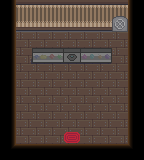

A level layout from a 2D game, rendered from its tile map. Below: a short description, then the map file with its tile-grid data intact:
An orthogonal 9x10 tile map with 16x16 px tiles, 5 tile layers (Tile Layer 1, Higher, ZSHADOWDOWN, Highest, ...), 6 tilesets and 11 objects (PLAYER_START, PLAYER_START_WEAPONS_ROOM, EXIT, WEAPONS_ROOM, Jaxon, ...).

<map version="1.0" tiledversion="2017.07.25" orientation="orthogonal" renderorder="right-down" width="9" height="10" tilewidth="16" tileheight="16" nextobjectid="46">
 <tileset firstgid="1" name="Carpet" tilewidth="16" tileheight="16" tilecount="1" columns="1">
  <image source="Game/Tiles/Inside/Carpet/Carpet.png" width="16" height="16" />
 </tileset>
 <tileset firstgid="2" name="Wood_Floor" tilewidth="16" tileheight="16" tilecount="1" columns="1">
  <image source="Game/Tiles/Inside/Wood_Floor/Wood_Floor.png" width="16" height="16" />
 </tileset>
 <tileset firstgid="3" name="Counter_Armory" tilewidth="16" tileheight="16" tilecount="6" columns="6">
  <image source="Game/Tiles/Inside/Counter/Armory/Counter_Armory.png" width="96" height="16" />
 </tileset>
 <tileset firstgid="9" name="Wooden_Wall" tilewidth="16" tileheight="16" tilecount="3" columns="1">
  <image source="Game/Tiles/Inside/Wooden_Wall/Wooden_Wall.png" width="16" height="48" />
 </tileset>
 <tileset firstgid="12" name="Border" tilewidth="16" tileheight="16" tilecount="2" columns="1">
  <image source="Game/Tiles/Inside/Border.png" width="16" height="32" />
 </tileset>
 <tileset firstgid="14" name="Steel_Door" tilewidth="16" tileheight="16" tilecount="5" columns="5">
  <image source="Game/Tiles/Inside/Steel_Door/Steel_Door.png" width="80" height="16" />
 </tileset>
 <layer name="Tile Layer 1" width="9" height="10">
  <data encoding="csv">
12,9,9,9,9,9,9,9,2147483660,
12,11,11,11,11,11,11,11,2147483660,
12,2,2,2,2,2,2,2,2147483660,
12,2,2,2,2,2,2,2,2147483660,
12,2,2,2,2,2,2,2,2147483660,
12,2,2,2,2,2,2,2,2147483660,
12,2,2,2,2,2,2,2,2147483660,
12,2,2,2,2,2,2,2,2147483660,
12,2,2,2,2,2,2,2,2147483660,
1610612749,1610612748,1610612748,1610612748,1610612748,1610612748,1610612748,1610612748,3221225485
</data>
 </layer>
 <layer name="Higher" width="9" height="10">
  <data encoding="csv">
0,0,0,0,0,0,0,0,0,
0,0,0,0,0,0,0,14,0,
0,0,0,0,0,0,0,0,0,
0,0,0,0,0,0,0,0,0,
0,0,0,0,0,0,0,0,0,
0,0,0,0,0,0,0,0,0,
0,0,0,0,0,0,0,0,0,
0,0,0,0,0,0,0,0,0,
0,0,0,0,1,0,0,0,0,
0,0,0,0,0,0,0,0,0
</data>
 </layer>
 <layer name="ZSHADOWDOWN" width="9" height="10">
  <data encoding="csv">
0,0,0,0,0,0,0,0,0,
0,0,0,0,0,0,0,0,0,
0,0,0,0,0,0,0,0,0,
0,0,0,0,0,0,0,0,0,
0,0,0,0,0,0,0,0,0,
0,0,0,0,0,0,0,0,0,
0,0,0,0,0,0,0,0,0,
0,0,0,0,0,0,0,0,0,
0,0,0,0,0,0,0,0,0,
0,0,0,0,0,0,0,0,0
</data>
 </layer>
 <layer name="Highest" width="9" height="10">
  <data encoding="csv">
0,0,0,0,0,0,0,0,0,
0,0,0,0,0,0,0,0,0,
0,0,0,0,0,0,0,0,0,
0,8,3,4,5,6,7,0,0,
0,0,0,0,0,0,0,0,0,
0,0,0,0,0,0,0,0,0,
0,0,0,0,0,0,0,0,0,
0,0,0,0,0,0,0,0,0,
0,0,0,0,0,0,0,0,0,
0,0,0,0,0,0,0,0,0
</data>
 </layer>
 <layer name="ZDOWN" width="9" height="10">
  <data encoding="csv">
0,0,0,0,0,0,0,0,0,
0,0,0,0,0,0,0,0,0,
0,0,0,0,0,0,0,0,0,
0,0,0,0,0,0,0,0,0,
0,0,0,0,0,0,0,0,0,
0,0,0,0,0,0,0,0,0,
0,0,0,0,0,0,0,0,0,
0,0,0,0,0,0,0,0,0,
0,0,0,0,0,0,0,0,0,
0,0,0,0,0,0,0,0,0
</data>
 </layer>
 <objectgroup name="COLLISION_LAYER">
  <object id="30" x="16" y="144" width="112" height="16" />
  <object id="31" x="128" y="0" width="16" height="160" />
  <object id="32" x="16" y="0" width="112" height="32" />
  <object id="33" x="0" y="0" width="16" height="160" />
  <object id="34" x="32" y="48" width="80" height="15" />
 </objectgroup>
 <objectgroup name="SPAWNS_LAYER">
  <object id="39" name="PLAYER_START" x="64" y="125" width="16" height="12" />
  <object id="45" name="PLAYER_START_WEAPONS_ROOM" x="112" y="41" width="16" height="12" />
 </objectgroup>
 <objectgroup name="Z_GATES" />
 <objectgroup name="INTERACTION">
  <object id="36" name="EXIT" x="64" y="138" width="16" height="6" />
  <object id="37" name="WEAPONS_ROOM" x="112" y="32" width="16" height="8" />
  <object id="41" name="Jaxon" x="56" y="63" width="16" height="9" />
  <object id="42" name="Justin" x="72" y="63" width="16" height="9" />
 </objectgroup>
 <objectgroup name="QUEST_LAYER" />
</map>
